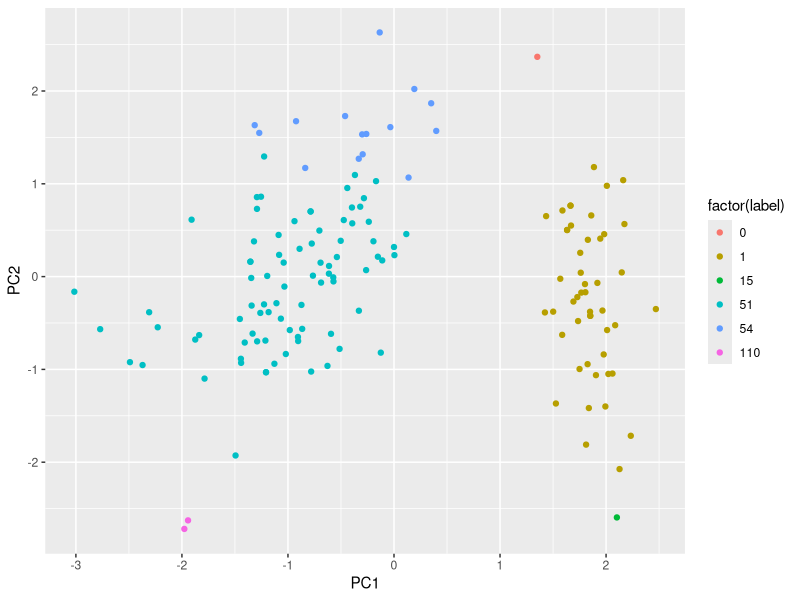
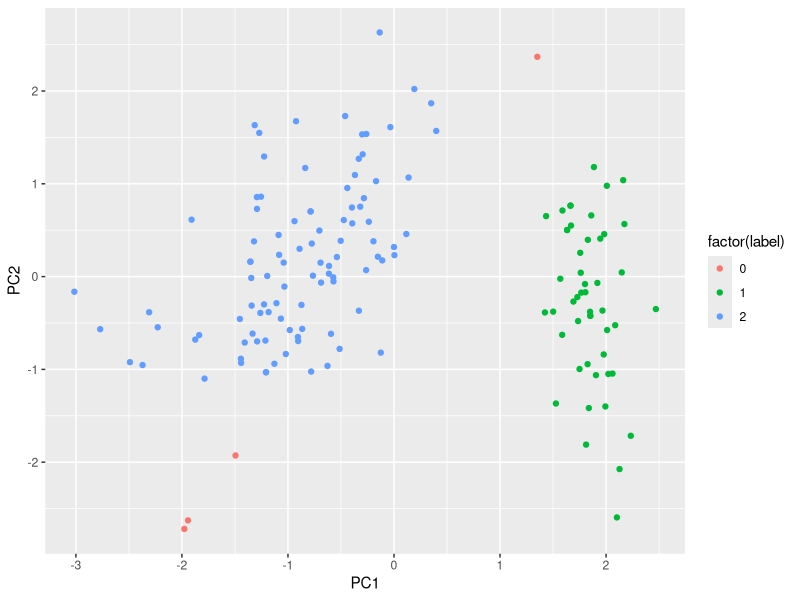

These figures' R source, in order:
library(proxy)
library(fpc)
library(ggplot2)

rm(list = ls()); gc()
options(stringsAsFactors = F)

df <- iris[,1:3]
df <- data.frame(scale(df, center = T, scale = T))
dist_df <- as.matrix(dist(df, method = "euclidean", diag = T, upper = T))

# dbscan_func
dbscan_func <- function(data, eps, MinPts){
          label <- rep(0, nrow(data))

          for(i in 1:nrow(data)){
                    if(sum(data[i,] <= eps)-1 >= MinPts){
                              label[which(data[i,] <= eps & label == 0)] <- i
                    }
                    for(j in which(data[i,] <= eps & label == i)){
                              if(sum(data[j,] <= eps)-1 >= MinPts){
                                        label[which(data[j,] <= eps & label == 0)] <- i
                              }
                    }
          }
          return(label)
}
label <- dbscan_func(data = dist_df, eps = 1.2, MinPts = 5)
table(label)

# PCA
dm <- as.matrix(df)
dm_cov <- cov(dm) # 计算协方差矩阵
dm_svd <- svd(dm_cov) # 奇异值分解

eigenvec <- dm_svd$u[,1:2] # 特征向量：每个主成分的载荷向量
rownames(eigenvec) <- colnames(dm)
colnames(eigenvec) <- c("PC1","PC2")

dz <- dm%*%eigenvec
dz_1 <- data.frame(dz, label = label)

ggplot(dz_1, aes(x = PC1, y = PC2)) + geom_point(aes(color = factor(label))) 

# dbscan
model2 <- dbscan(df, eps = 0.8, MinPts = 5)
model2$cluster
dz_2 <- data.frame(dz, label = model2$cluster)

ggplot(dz_2, aes(x = PC1, y = PC2)) + geom_point(aes(color = factor(label))) 
